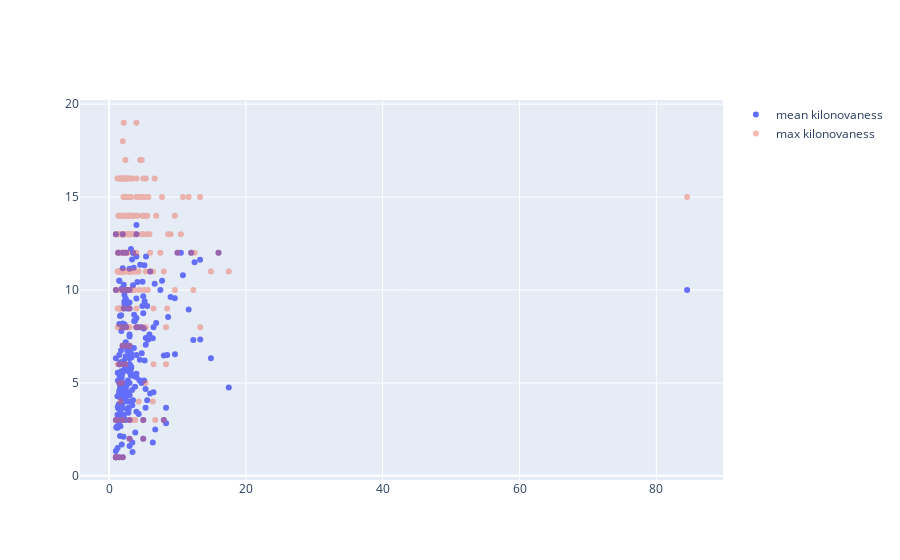

Notebook code cell kept with this figure:
### Code cell
fig = go.Figure()

fig.add_trace(go.Scatter(y=ndet_df["mean_kilonovaness"], x=ndet_df["mean_ndet"], mode="markers", name="mean kilonovaness"))
fig.add_trace(go.Scatter(y=ndet_df["max_kilonovaness"], x=ndet_df["mean_ndet"], mode="markers", name="max kilonovaness", opacity=0.4))

### Figure 1 — Plotly figure (JSON) as saved in the notebook; plotly's stock layout.template omitted (floating-point values rounded to 4 significant figures; data arrays with more than 128 entries replaced by an {"elided": "..."} marker saying what was removed)
{"data": [{"mode": "markers", "name": "mean kilonovaness", "type": "scatter", "x": {"elided": "256 float values"}, "y": {"elided": "256 float values"}}, {"mode": "markers", "name": "max kilonovaness", "opacity": 0.4, "type": "scatter", "x": {"elided": "256 float values"}, "y": {"elided": "256 int values"}}], "layout": {}}
